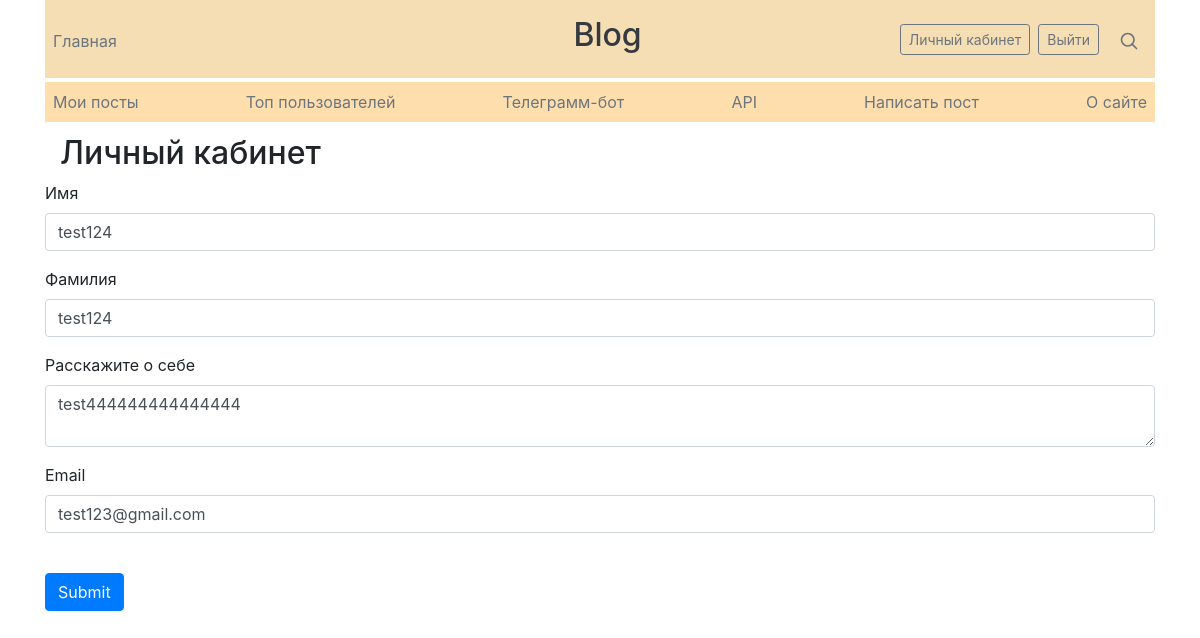
Before: /about_user (signed in) with the older database file.
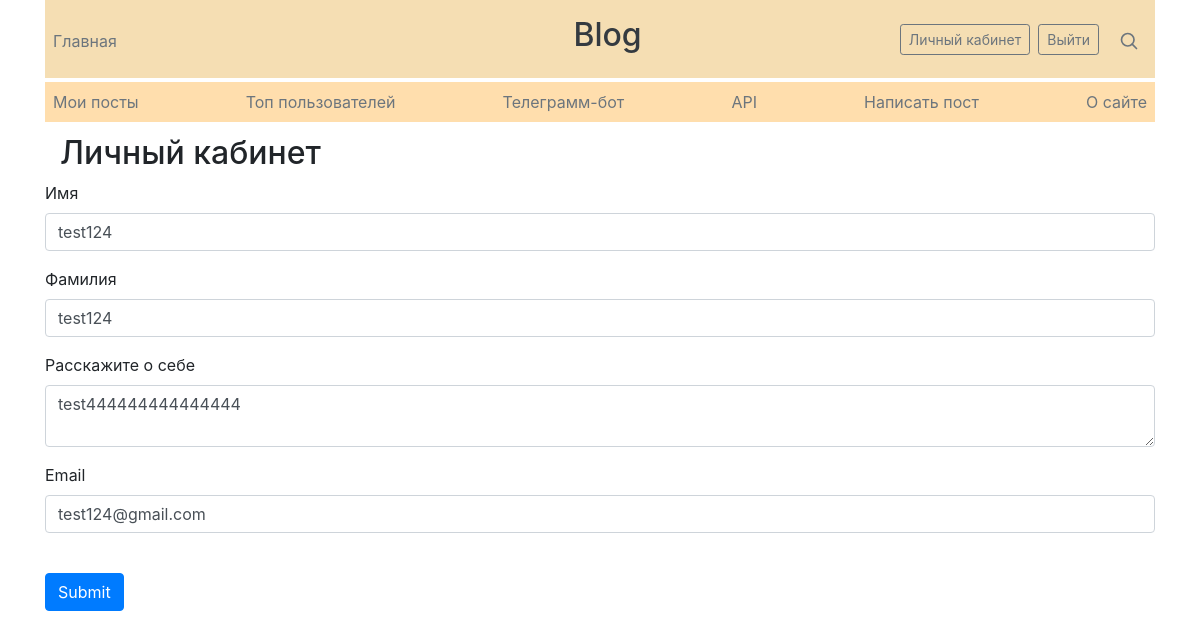
After: the same page with the newer database file.
### data/users.py (models this page shows, shortened)
class User(SqlAlchemyBase, UserMixin, SerializerMixin):
    __tablename__ = 'users'
    id = sqlalchemy.Column(sqlalchemy.Integer,
                           primary_key=True, autoincrement=True)
    surname = sqlalchemy.Column(sqlalchemy.String, nullable=True)
    name = sqlalchemy.Column(sqlalchemy.String, nullable=True)
    about = sqlalchemy.Column(sqlalchemy.String, nullable=True)
    email = sqlalchemy.Column(sqlalchemy.String,
                              index=True, unique=True, nullable=True)
    hashed_password = sqlalchemy.Column(sqlalchemy.String, nullable=True)
    posts = orm.relation("Post", back_populates='author')
    followed = orm.relationship('User',
                                secondary=followers,
                                primaryjoin=(followers.c.follower_id == id),
                                secondaryjoin=(followers.c.followed_id == id),
                                backref=orm.backref('followers',
                                                    lazy='dynamic'),
                                lazy='dynamic')
    subscribed = orm.relationship('User',
                                  secondary=subscribers,
                                  primaryjoin=(
                                          subscribers.c.subscriber_id == id),
                                  secondaryjoin=(
                                          subscribers.c.subscribed_id == id),
                                  backref=orm.backref('subscribers',
                                                      lazy='dynamic'),
                                  lazy='dynamic')

### main.py (the view, shortened to what this page needs)
@app.route("/about_user", methods=['GET', 'POST'])
@login_required
def about_user():
    form = RegisterForm()
    if request.method == "GET":
        form.email.data = current_user.email
        form.surname.data = current_user.surname
        form.name.data = current_user.name
        form.about.data = current_user.about
    return render_template('register.html',
                           title='Личный кабинет', reg=False, form=form)

### forms/user.py
class RegisterForm(FlaskForm):
    name = StringField('Имя', validators=[DataRequired()])
    surname = StringField('Фамилия', validators=[DataRequired()])
    email = EmailField('Email', validators=[DataRequired()])
    password = PasswordField(
        'Пароль',
        validators=[DataRequired(),
                    Length(min=4, max=100,
                           message="Пароль должен быть от 4 до 100 символов")])
    password_again = PasswordField(
        'Повтор пароля',
        validators=[DataRequired(),
                    EqualTo('password', message="Пароли не совпадают")])
    about = TextAreaField('Расскажите о себе')
    submit = SubmitField('Submit')

### data/db_session.py (called while the page is built)
def create_session() -> Session:
    global __factory
    return __factory()

### main.py (called while the page is built)
@login_manager.user_loader
def load_user(user_id):
    db_sess = db_session.create_session()
    return db_sess.query(User).get(user_id)

### templates/register.html (shortened to what this page needs)
{% extends "base.html" %}
{% block content %}
<h2>{{ title }}</h2>
<form action="" method="post">
        {% for field in [form.name, form.surname, form.about] %}
        <p>
            {{ field.label }}<br>
            {{ field(class="form-control") }}
        </p>
    {% endfor %}
    <p>
        {{ form.email.label }}<br>
        {{ form.email(class="form-control", type="email") }}<br>
    </p>
    <p>{{ form.submit(type="submit", class="btn btn-primary") }}</p>
</form>
{% endblock %}

Changed rows visible on the page:
changed User "test124": email "test123@gmail.com" → "test124@gmail.com"
